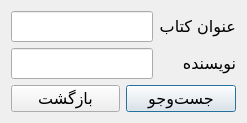
<?xml version="1.0" encoding="UTF-8"?>
<ui version="4.0">
 <class>UserSearchDialog</class>
 <widget class="QDialog" name="UserSearchDialog">
  <property name="geometry">
   <rect>
    <x>0</x>
    <y>0</y>
    <width>308</width>
    <height>148</height>
   </rect>
  </property>
  <property name="font">
   <font>
    <family>B Nazanin</family>
    <pointsize>12</pointsize>
   </font>
  </property>
  <property name="windowTitle">
   <string>جست‌وجوی کتاب</string>
  </property>
  <property name="layoutDirection">
   <enum>Qt::RightToLeft</enum>
  </property>
  <property name="locale">
   <locale language="Persian" country="Iran"/>
  </property>
  <layout class="QVBoxLayout" name="verticalLayout">
   <property name="sizeConstraint">
    <enum>QLayout::SetFixedSize</enum>
   </property>
   <item>
    <layout class="QFormLayout" name="flay_inputs">
     <property name="sizeConstraint">
      <enum>QLayout::SetMinAndMaxSize</enum>
     </property>
     <item row="0" column="0">
      <widget class="QLabel" name="lbl_title">
       <property name="text">
        <string>عنوان کتاب</string>
       </property>
      </widget>
     </item>
     <item row="0" column="1">
      <widget class="QLineEdit" name="txt_title">
       <property name="clearButtonEnabled">
        <bool>true</bool>
       </property>
      </widget>
     </item>
     <item row="1" column="0">
      <widget class="QLabel" name="lbl_author">
       <property name="text">
        <string>نویسنده</string>
       </property>
      </widget>
     </item>
     <item row="1" column="1">
      <widget class="QLineEdit" name="txt_author">
       <property name="clearButtonEnabled">
        <bool>true</bool>
       </property>
      </widget>
     </item>
    </layout>
   </item>
   <item>
    <layout class="QHBoxLayout" name="hlay_buttons">
     <item>
      <widget class="QPushButton" name="btn_search">
       <property name="text">
        <string>جست‌وجو</string>
       </property>
      </widget>
     </item>
     <item>
      <widget class="QPushButton" name="btn_back">
       <property name="text">
        <string>بازگشت</string>
       </property>
      </widget>
     </item>
    </layout>
   </item>
  </layout>
 </widget>
 <resources/>
 <connections/>
</ui>
